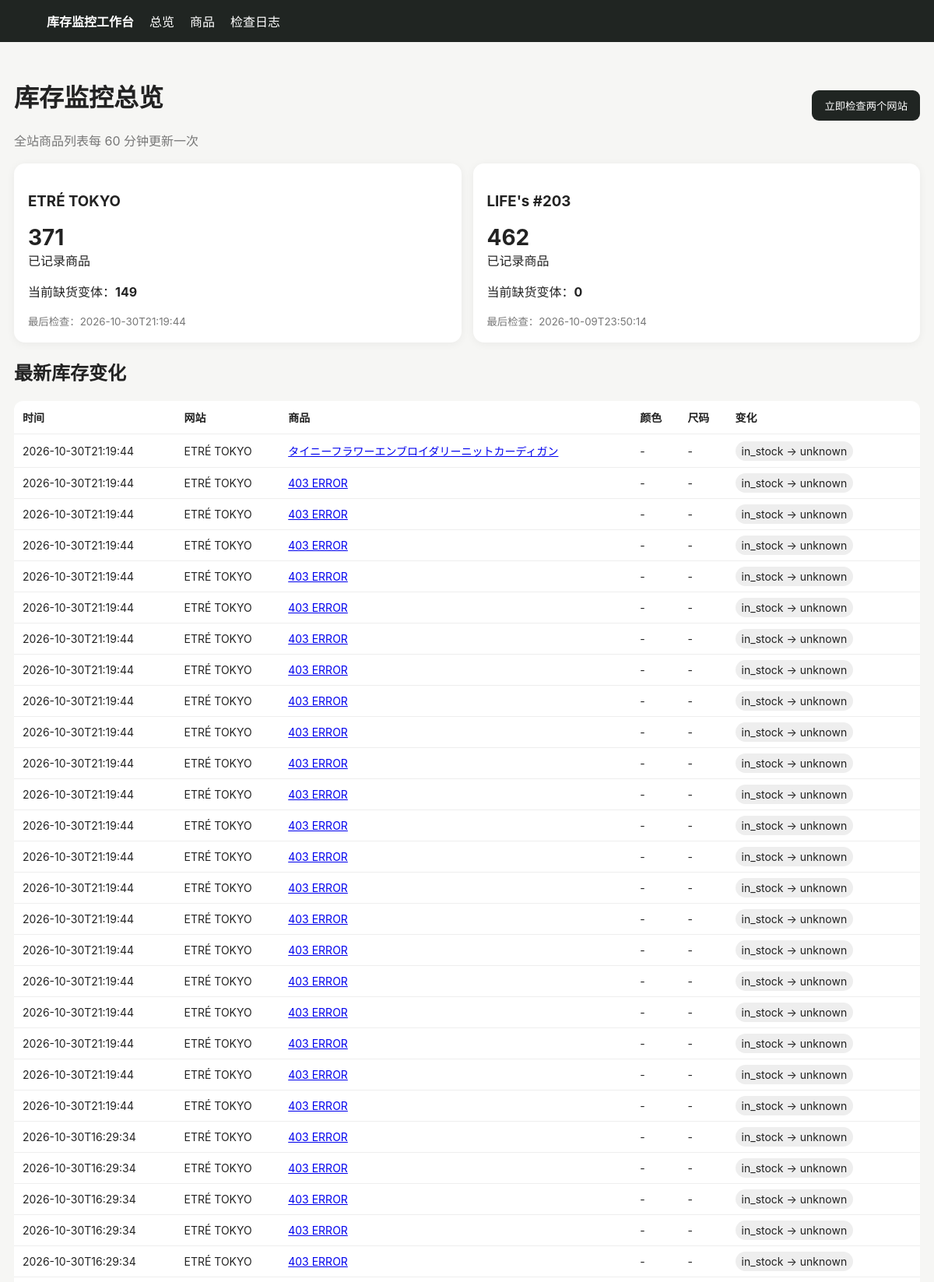
The page / (upper part) on the database its author committed.
### tables this page shows
CREATE TABLE products (
 id INTEGER PRIMARY KEY AUTOINCREMENT,
 site TEXT NOT NULL,
 url TEXT NOT NULL UNIQUE,
 name TEXT NOT NULL,
 price TEXT,
 image_url TEXT,
 first_seen TEXT NOT NULL,
 last_seen TEXT NOT NULL
);

### app/main.py (the view)
@app.get("/")
def dashboard(request: Request):
    with conn() as c:
        sites = c.execute("""
        SELECT p.site, COUNT(DISTINCT p.id) products,
        SUM(CASE WHEN v.status='out_of_stock' THEN 1 ELSE 0 END) out_count,
        MAX(v.last_checked) last_checked
        FROM products p LEFT JOIN variants v ON v.product_id=p.id
        GROUP BY p.site ORDER BY p.site
        """).fetchall()
        changes = c.execute("""
        SELECT ch.*,p.site,p.name,p.url,p.image_url
        FROM changes ch JOIN products p ON p.id=ch.product_id
        ORDER BY ch.detected_at DESC LIMIT 100
        """).fetchall()
        runs = c.execute("SELECT * FROM runs ORDER BY id DESC LIMIT 20").fetchall()
    return templates.TemplateResponse("dashboard.html", {"request":request,"sites":sites,"changes":changes,"runs":runs})

### app/templates/dashboard.html (shortened to what this page needs)
{% extends "base.html" %}{% block content %}
<div class="top"><div><h1>库存监控总览</h1><div class="muted">全站商品列表每 60 分钟更新一次</div></div>
<form method="post" action="/run"><button>立即检查两个网站</button></form></div>
<div class="grid">{% for s in sites %}<div class="card"><h3>{{s.site}}</h3><div class="big">{{s.products or 0}}</div><div>已记录商品</div><p>当前缺货变体：<b>{{s.out_count or 0}}</b></p><small class="muted">最后检查：{{s.last_checked or "尚未检查"}}</small></div>{% endfor %}</div>
<h2>最新库存变化</h2><table><tr><th>时间</th><th>网站</th><th>商品</th><th>颜色</th><th>尺码</th><th>变化</th></tr>
{% for x in changes %}<tr><td>{{x.detected_at}}</td><td>{{x.site}}</td><td><a href="/product/{{x.product_id}}">{{x.name}}</a></td><td>{{x.color or "-"}}</td><td>{{x.size or "-"}}</td><td><span class="badge {{x.new_status}}">{{x.old_status}} → {{x.new_status}}</span></td></tr>{% else %}<tr><td colspan="6">第一次扫描后这里会显示变化。首次建立库存快照不会产生变化提醒。</td></tr>{% endfor %}</table>
{% endblock %}

### app/templates/base.html (style rules this page uses)
body { font-family:-apple-system,BlinkMacSystemFont,"Segoe UI",sans-serif;background:#f6f6f4;color:#222;margin:0 }
.grid { display:grid;grid-template-columns:repeat(auto-fit,minmax(240px,1fr));gap:15px }
.card { background:#fff;border-radius:14px;padding:18px;box-shadow:0 2px 12px #0000000d }
.big { font-size:28px;font-weight:700 }
button { background:#202522;color:#fff;border:0;border-radius:9px;padding:10px 16px;cursor:pointer }
table { width:100%;border-collapse:collapse;background:#fff;border-radius:12px;overflow:hidden }
th,td { padding:11px;border-bottom:1px solid #eee;text-align:left;font-size:14px }
.badge { padding:4px 8px;border-radius:999px;background:#eee }
.unknown { background:#eee }
.muted { color:#777 }
.top { display:flex;justify-content:space-between;align-items:center;margin-bottom:18px }

### rows shown on the page
products: detected_at "2026-10-30T21:19:44", site "ETRÉ TOKYO", name "タイニーフラワーエンブロイダリーニットカーディガン", color "-", size "-", old_status "in_stock", new_status "unknown"
products: detected_at "2026-10-30T21:19:44", site "ETRÉ TOKYO", name "403 ERROR", color "-", size "-", old_status "in_stock", new_status "unknown"
products: detected_at "2026-10-30T21:19:44", site "ETRÉ TOKYO", name "403 ERROR", color "-", size "-", old_status "in_stock", new_status "unknown"
products: detected_at "2026-10-30T21:19:44", site "ETRÉ TOKYO", name "403 ERROR", color "-", size "-", old_status "in_stock", new_status "unknown"
products: detected_at "2026-10-30T21:19:44", site "ETRÉ TOKYO", name "403 ERROR", color "-", size "-", old_status "in_stock", new_status "unknown"
products: detected_at "2026-10-30T21:19:44", site "ETRÉ TOKYO", name "403 ERROR", color "-", size "-", old_status "in_stock", new_status "unknown"
products: detected_at "2026-10-30T21:19:44", site "ETRÉ TOKYO", name "403 ERROR", color "-", size "-", old_status "in_stock", new_status "unknown"
products: detected_at "2026-10-30T21:19:44", site "ETRÉ TOKYO", name "403 ERROR", color "-", size "-", old_status "in_stock", new_status "unknown"
products: detected_at "2026-10-30T21:19:44", site "ETRÉ TOKYO", name "403 ERROR", color "-", size "-", old_status "in_stock", new_status "unknown"
products: detected_at "2026-10-30T21:19:44", site "ETRÉ TOKYO", name "403 ERROR", color "-", size "-", old_status "in_stock", new_status "unknown"
products: detected_at "2026-10-30T21:19:44", site "ETRÉ TOKYO", name "403 ERROR", color "-", size "-", old_status "in_stock", new_status "unknown"
products: detected_at "2026-10-30T21:19:44", site "ETRÉ TOKYO", name "403 ERROR", color "-", size "-", old_status "in_stock", new_status "unknown"
products: detected_at "2026-10-30T21:19:44", site "ETRÉ TOKYO", name "403 ERROR", color "-", size "-", old_status "in_stock", new_status "unknown"
products: detected_at "2026-10-30T21:19:44", site "ETRÉ TOKYO", name "403 ERROR", color "-", size "-", old_status "in_stock", new_status "unknown"
products: detected_at "2026-10-30T21:19:44", site "ETRÉ TOKYO", name "403 ERROR", color "-", size "-", old_status "in_stock", new_status "unknown"
products: detected_at "2026-10-30T21:19:44", site "ETRÉ TOKYO", name "403 ERROR", color "-", size "-", old_status "in_stock", new_status "unknown"
products: detected_at "2026-10-30T21:19:44", site "ETRÉ TOKYO", name "403 ERROR", color "-", size "-", old_status "in_stock", new_status "unknown"
products: detected_at "2026-10-30T21:19:44", site "ETRÉ TOKYO", name "403 ERROR", color "-", size "-", old_status "in_stock", new_status "unknown"
products: detected_at "2026-10-30T21:19:44", site "ETRÉ TOKYO", name "403 ERROR", color "-", size "-", old_status "in_stock", new_status "unknown"
products: detected_at "2026-10-30T21:19:44", site "ETRÉ TOKYO", name "403 ERROR", color "-", size "-", old_status "in_stock", new_status "unknown"
products: detected_at "2026-10-30T21:19:44", site "ETRÉ TOKYO", name "403 ERROR", color "-", size "-", old_status "in_stock", new_status "unknown"
products: detected_at "2026-10-30T21:19:44", site "ETRÉ TOKYO", name "403 ERROR", color "-", size "-", old_status "in_stock", new_status "unknown"
products: detected_at "2026-10-30T16:29:34", site "ETRÉ TOKYO", name "403 ERROR", color "-", size "-", old_status "in_stock", new_status "unknown"
products: detected_at "2026-10-30T16:29:34", site "ETRÉ TOKYO", name "403 ERROR", color "-", size "-", old_status "in_stock", new_status "unknown"
products: detected_at "2026-10-30T16:29:34", site "ETRÉ TOKYO", name "403 ERROR", color "-", size "-", old_status "in_stock", new_status "unknown"
products: detected_at "2026-10-30T16:29:34", site "ETRÉ TOKYO", name "403 ERROR", color "-", size "-", old_status "in_stock", new_status "unknown"
products: detected_at "2026-10-30T16:29:34", site "ETRÉ TOKYO", name "403 ERROR", color "-", size "-", old_status "in_stock", new_status "unknown"

### other values the page prints
{{ s.site }} "ETRÉ TOKYO" "LIFE's #203"
{{ s.products or 0 }} "371" "462"
{{ s.out_count or 0 }} "149" "0"
{{ s.last_checked or "尚未检查" }} "2026-10-30T21:19:44" "2026-10-09T23:50:14"
